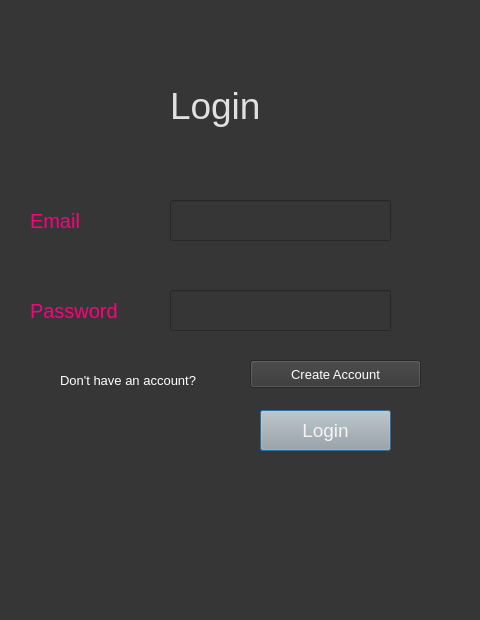
<?xml version="1.0" encoding="UTF-8"?>
<ui version="4.0">
 <class>Dialog</class>
 <widget class="QDialog" name="Dialog">
  <property name="geometry">
   <rect>
    <x>0</x>
    <y>0</y>
    <width>480</width>
    <height>620</height>
   </rect>
  </property>
  <property name="windowTitle">
   <string>Dialog</string>
  </property>
  <property name="styleSheet">
   <string notr="true">background-color: rgb(54, 54, 54);</string>
  </property>
  <widget class="QLabel" name="label">
   <property name="geometry">
    <rect>
     <x>170</x>
     <y>60</y>
     <width>131</width>
     <height>91</height>
    </rect>
   </property>
   <property name="styleSheet">
    <string notr="true">color: rgb(225, 225, 225); font-size: 28pt;</string>
   </property>
   <property name="text">
    <string>Login</string>
   </property>
  </widget>
  <widget class="QLabel" name="label_2">
   <property name="geometry">
    <rect>
     <x>30</x>
     <y>190</y>
     <width>121</width>
     <height>61</height>
    </rect>
   </property>
   <property name="styleSheet">
    <string notr="true">font-size:15pt;
color: rgb(255, 0, 127);</string>
   </property>
   <property name="text">
    <string>Email</string>
   </property>
  </widget>
  <widget class="QLineEdit" name="email">
   <property name="geometry">
    <rect>
     <x>170</x>
     <y>200</y>
     <width>221</width>
     <height>41</height>
    </rect>
   </property>
   <property name="styleSheet">
    <string notr="true">font-size: 14pt;
color: rgb(243, 243, 243);</string>
   </property>
  </widget>
  <widget class="QLabel" name="label_3">
   <property name="geometry">
    <rect>
     <x>30</x>
     <y>280</y>
     <width>121</width>
     <height>61</height>
    </rect>
   </property>
   <property name="styleSheet">
    <string notr="true">font-size:15pt;
color: rgb(255, 0, 127);</string>
   </property>
   <property name="text">
    <string>Password</string>
   </property>
  </widget>
  <widget class="QLineEdit" name="password">
   <property name="geometry">
    <rect>
     <x>170</x>
     <y>290</y>
     <width>221</width>
     <height>41</height>
    </rect>
   </property>
   <property name="styleSheet">
    <string notr="true">font-size: 14pt;
color: rgb(243, 243, 243);</string>
   </property>
  </widget>
  <widget class="QPushButton" name="loginbutton">
   <property name="geometry">
    <rect>
     <x>260</x>
     <y>410</y>
     <width>131</width>
     <height>41</height>
    </rect>
   </property>
   <property name="styleSheet">
    <string notr="true">background-color: rgb(167, 168, 167); 
font-size:14pt;
color: rgb(244, 244, 244);</string>
   </property>
   <property name="text">
    <string>Login</string>
   </property>
  </widget>
  <widget class="QLabel" name="label_4">
   <property name="geometry">
    <rect>
     <x>60</x>
     <y>370</y>
     <width>291</width>
     <height>20</height>
    </rect>
   </property>
   <property name="styleSheet">
    <string notr="true">color: rgb(255, 255, 255);
font-size:10pt
</string>
   </property>
   <property name="text">
    <string>Don't have an account? </string>
   </property>
  </widget>
  <widget class="QPushButton" name="createaccbutton">
   <property name="geometry">
    <rect>
     <x>250</x>
     <y>360</y>
     <width>171</width>
     <height>28</height>
    </rect>
   </property>
   <property name="styleSheet">
    <string notr="true">font-size:10pt;
color: rgb(255, 255, 255);</string>
   </property>
   <property name="text">
    <string>Create Account</string>
   </property>
  </widget>
 </widget>
 <resources/>
 <connections/>
</ui>
